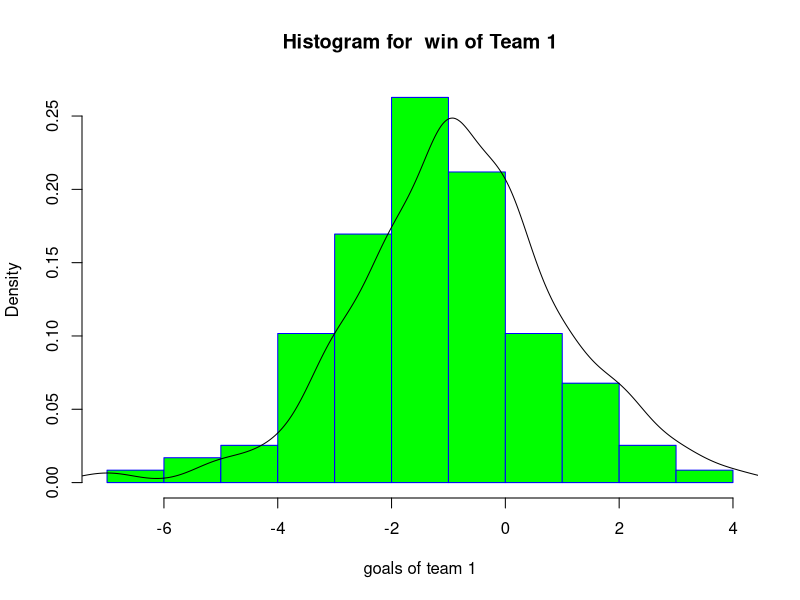
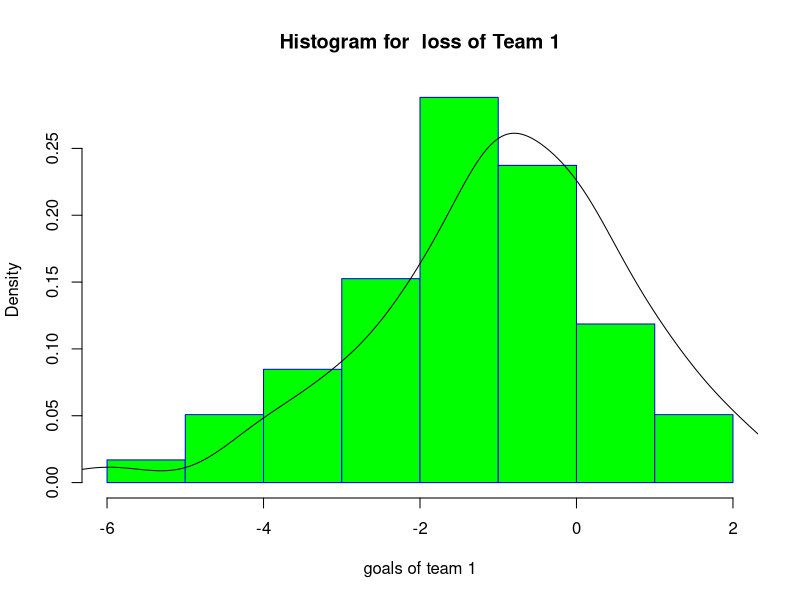
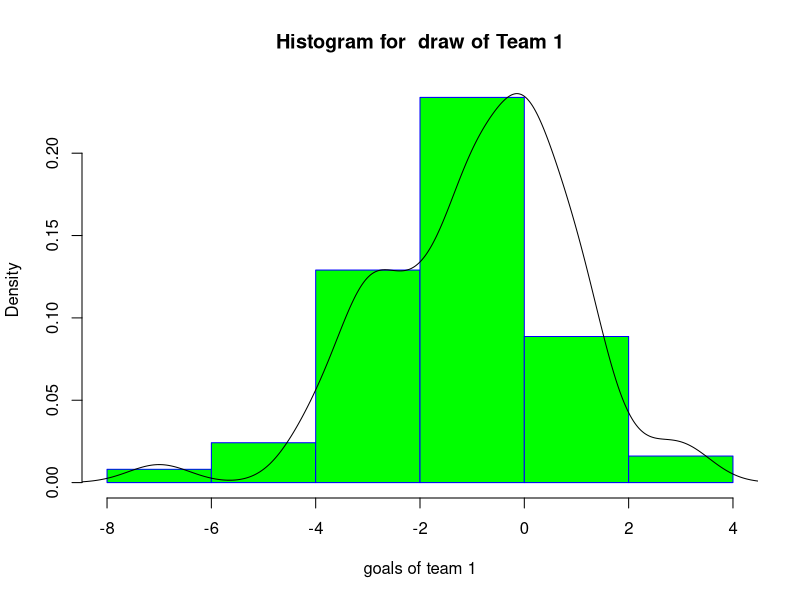

Recreate these plots in R, in order.
###########################################################################
#########               Solution for Question 1              ##############
###########################################################################

dataset <- read.csv(file = "two_legged_ties.csv", head=TRUE, sep=",")[ ,c('Result', 'Goal.difference.1')]
dataset$Goal.difference.1 <- - dataset$Goal.difference.1

a <- c(1, 2, "X")
str_key <- c("win", "loss", "draw")
confidence <- .95
i <- 1
N <- 3

confidence_interval <- c()
data <- vector("list", N)

for (item in a) {
  data[[i]] <- subset(dataset, Result==item)
  data[[i]] <- data[[i]]$Goal.difference.1
  str_main = paste("Histogram for ", str_key[[i]], "of Team 1", sep=" ")
  hist(data[[i]],
       main=str_main,
       xlab="goals of team 1",
       border="blue",
       col="green",
       prob=TRUE)
  summary(data[[i]])
  lines(density(data[[i]]))
  xestimate <- mean(data[[i]])
  data[[i]] <- c(data[[i]], xestimate)
  confidence_interval[[i]] = quantile(data[[i]], c(confidence, 1 - confidence))
  print (confidence_interval[[i]])
  i <- i + 1
}

print (confidence_interval)